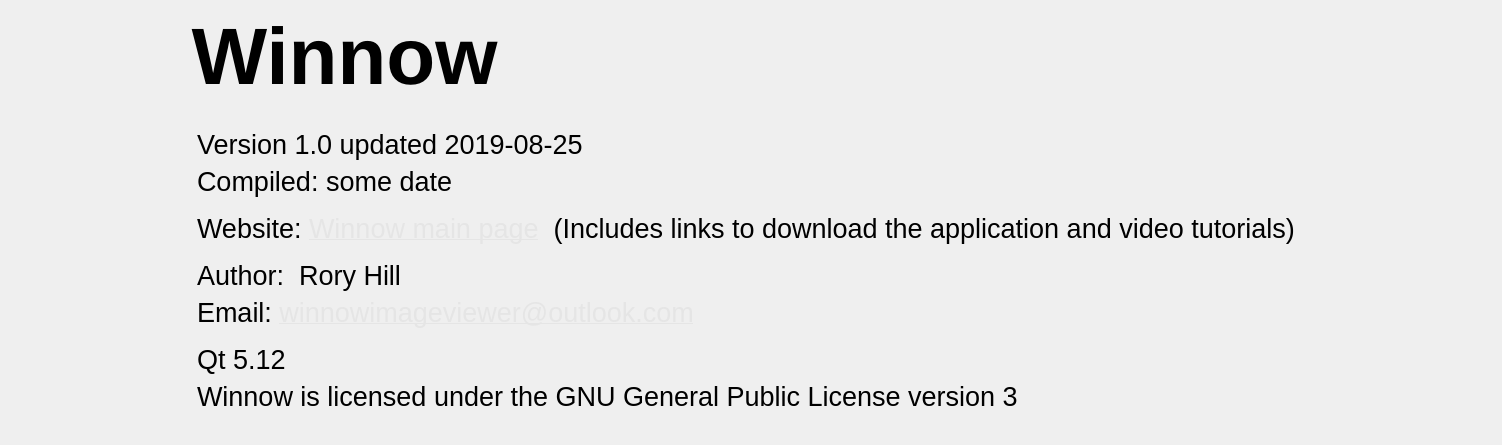
<?xml version="1.0" encoding="UTF-8"?>
<ui version="4.0">
 <class>About</class>
 <widget class="QDialog" name="About">
  <property name="geometry">
   <rect>
    <x>0</x>
    <y>0</y>
    <width>1502</width>
    <height>445</height>
   </rect>
  </property>
  <property name="sizePolicy">
   <sizepolicy hsizetype="Expanding" vsizetype="Maximum">
    <horstretch>0</horstretch>
    <verstretch>0</verstretch>
   </sizepolicy>
  </property>
  <property name="font">
   <font>
    <pointsize>20</pointsize>
   </font>
  </property>
  <property name="windowTitle">
   <string>About</string>
  </property>
  <layout class="QVBoxLayout" name="verticalLayout">
   <item>
    <layout class="QHBoxLayout" name="horizontalLayout_3">
     <property name="bottomMargin">
      <number>20</number>
     </property>
     <item>
      <spacer name="horizontalSpacer">
       <property name="orientation">
        <enum>Qt::Horizontal</enum>
       </property>
       <property name="sizeType">
        <enum>QSizePolicy::Fixed</enum>
       </property>
       <property name="sizeHint" stdset="0">
        <size>
         <width>180</width>
         <height>20</height>
        </size>
       </property>
      </spacer>
     </item>
     <item alignment="Qt::AlignHCenter|Qt::AlignVCenter">
      <widget class="QLabel" name="title">
       <property name="sizePolicy">
        <sizepolicy hsizetype="Maximum" vsizetype="Maximum">
         <horstretch>0</horstretch>
         <verstretch>0</verstretch>
        </sizepolicy>
       </property>
       <property name="maximumSize">
        <size>
         <width>16777215</width>
         <height>16777215</height>
        </size>
       </property>
       <property name="font">
        <font>
         <pointsize>30</pointsize>
         <italic>false</italic>
         <bold>false</bold>
        </font>
       </property>
       <property name="text">
        <string>&lt;h1&gt;Winnow&lt;/h1&gt;</string>
       </property>
       <property name="alignment">
        <set>Qt::AlignCenter</set>
       </property>
      </widget>
     </item>
     <item>
      <spacer name="horizontalSpacer_7">
       <property name="orientation">
        <enum>Qt::Horizontal</enum>
       </property>
       <property name="sizeHint" stdset="0">
        <size>
         <width>20</width>
         <height>20</height>
        </size>
       </property>
      </spacer>
     </item>
    </layout>
   </item>
   <item>
    <layout class="QHBoxLayout" name="horizontalLayout_4">
     <property name="bottomMargin">
      <number>10</number>
     </property>
     <item>
      <spacer name="horizontalSpacer_5">
       <property name="orientation">
        <enum>Qt::Horizontal</enum>
       </property>
       <property name="sizeType">
        <enum>QSizePolicy::Maximum</enum>
       </property>
       <property name="sizeHint" stdset="0">
        <size>
         <width>40</width>
         <height>20</height>
        </size>
       </property>
      </spacer>
     </item>
     <item>
      <layout class="QVBoxLayout" name="verticalLayout_3">
       <item>
        <spacer name="verticalSpacer_3">
         <property name="orientation">
          <enum>Qt::Vertical</enum>
         </property>
         <property name="sizeType">
          <enum>QSizePolicy::Maximum</enum>
         </property>
         <property name="sizeHint" stdset="0">
          <size>
           <width>20</width>
           <height>20</height>
          </size>
         </property>
        </spacer>
       </item>
       <item>
        <widget class="QLabel" name="label">
         <property name="sizePolicy">
          <sizepolicy hsizetype="Maximum" vsizetype="Preferred">
           <horstretch>0</horstretch>
           <verstretch>0</verstretch>
          </sizepolicy>
         </property>
         <property name="minimumSize">
          <size>
           <width>100</width>
           <height>100</height>
          </size>
         </property>
         <property name="maximumSize">
          <size>
           <width>100</width>
           <height>100</height>
          </size>
         </property>
         <property name="text">
          <string/>
         </property>
         <property name="pixmap">
          <pixmap resource="../winnow.qrc">:/images/winnow.png</pixmap>
         </property>
         <property name="scaledContents">
          <bool>true</bool>
         </property>
        </widget>
       </item>
       <item>
        <spacer name="verticalSpacer_5">
         <property name="orientation">
          <enum>Qt::Vertical</enum>
         </property>
         <property name="sizeType">
          <enum>QSizePolicy::Maximum</enum>
         </property>
         <property name="sizeHint" stdset="0">
          <size>
           <width>10</width>
           <height>68</height>
          </size>
         </property>
        </spacer>
       </item>
      </layout>
     </item>
     <item>
      <spacer name="horizontalSpacer_6">
       <property name="orientation">
        <enum>Qt::Horizontal</enum>
       </property>
       <property name="sizeType">
        <enum>QSizePolicy::Maximum</enum>
       </property>
       <property name="sizeHint" stdset="0">
        <size>
         <width>40</width>
         <height>20</height>
        </size>
       </property>
      </spacer>
     </item>
     <item>
      <layout class="QVBoxLayout" name="verticalLayout_2">
       <item>
        <widget class="QLabel" name="version">
         <property name="sizePolicy">
          <sizepolicy hsizetype="Expanding" vsizetype="Maximum">
           <horstretch>10</horstretch>
           <verstretch>0</verstretch>
          </sizepolicy>
         </property>
         <property name="font">
          <font>
           <pointsize>20</pointsize>
          </font>
         </property>
         <property name="text">
          <string>&lt;html&gt;&lt;head/&gt;&lt;body&gt;&lt;p&gt;Version 1.0 updated 2019-08-25&lt;/p&gt;&lt;/body&gt;&lt;/html&gt;</string>
         </property>
        </widget>
       </item>
       <item>
        <widget class="QLabel" name="compileDate">
         <property name="text">
          <string>Compiled: some date</string>
         </property>
        </widget>
       </item>
       <item>
        <spacer name="verticalSpacer_2">
         <property name="orientation">
          <enum>Qt::Vertical</enum>
         </property>
         <property name="sizeType">
          <enum>QSizePolicy::Fixed</enum>
         </property>
         <property name="sizeHint" stdset="0">
          <size>
           <width>20</width>
           <height>10</height>
          </size>
         </property>
        </spacer>
       </item>
       <item>
        <widget class="QLabel" name="webSite">
         <property name="sizePolicy">
          <sizepolicy hsizetype="Expanding" vsizetype="Preferred">
           <horstretch>0</horstretch>
           <verstretch>0</verstretch>
          </sizepolicy>
         </property>
         <property name="font">
          <font>
           <pointsize>20</pointsize>
          </font>
         </property>
         <property name="styleSheet">
          <string notr="true"/>
         </property>
         <property name="text">
          <string>&lt;html&gt;&lt;head/&gt;&lt;body&gt;&lt;p&gt;Website: &lt;a href=&quot;http://165.227.46.158/winnow/winnow.html&quot;&gt;&lt;span style=&quot; text-decoration: underline; color:#e5e5e5;&quot;&gt;Winnow main page&lt;/span&gt;&lt;/a&gt;&amp;nbsp;&amp;nbsp;(Includes links to download the application and video tutorials)&lt;/p&gt;&lt;/body&gt;&lt;/html&gt;</string>
         </property>
         <property name="wordWrap">
          <bool>true</bool>
         </property>
        </widget>
       </item>
       <item>
        <spacer name="verticalSpacer_4">
         <property name="orientation">
          <enum>Qt::Vertical</enum>
         </property>
         <property name="sizeType">
          <enum>QSizePolicy::Fixed</enum>
         </property>
         <property name="sizeHint" stdset="0">
          <size>
           <width>10</width>
           <height>10</height>
          </size>
         </property>
        </spacer>
       </item>
       <item>
        <widget class="QLabel" name="Author">
         <property name="sizePolicy">
          <sizepolicy hsizetype="Expanding" vsizetype="Maximum">
           <horstretch>0</horstretch>
           <verstretch>0</verstretch>
          </sizepolicy>
         </property>
         <property name="font">
          <font>
           <pointsize>20</pointsize>
          </font>
         </property>
         <property name="text">
          <string>Author:  Rory Hill</string>
         </property>
        </widget>
       </item>
       <item>
        <widget class="QLabel" name="email">
         <property name="sizePolicy">
          <sizepolicy hsizetype="Expanding" vsizetype="Maximum">
           <horstretch>0</horstretch>
           <verstretch>0</verstretch>
          </sizepolicy>
         </property>
         <property name="font">
          <font>
           <pointsize>20</pointsize>
          </font>
         </property>
         <property name="text">
          <string>&lt;html&gt;&lt;head/&gt;&lt;body&gt;&lt;p&gt;Email:  &lt;a href=&quot;http://165.227.46.158/winnow/winnow.html&quot;&gt;&lt;span style=&quot; text-decoration: underline; color:#e5e5e5;&quot;&gt;winnowimageviewer@outlook.com&lt;/span&gt;&lt;/a&gt;</string>
         </property>
        </widget>
       </item>
       <item>
        <spacer name="verticalSpacer_7">
         <property name="orientation">
          <enum>Qt::Vertical</enum>
         </property>
         <property name="sizeType">
          <enum>QSizePolicy::Fixed</enum>
         </property>
         <property name="sizeHint" stdset="0">
          <size>
           <width>20</width>
           <height>10</height>
          </size>
         </property>
        </spacer>
       </item>
       <item>
        <widget class="QLabel" name="qtVersion">
         <property name="sizePolicy">
          <sizepolicy hsizetype="Expanding" vsizetype="Maximum">
           <horstretch>0</horstretch>
           <verstretch>0</verstretch>
          </sizepolicy>
         </property>
         <property name="font">
          <font>
           <pointsize>20</pointsize>
          </font>
         </property>
         <property name="text">
          <string>Qt 5.12</string>
         </property>
         <property name="alignment">
          <set>Qt::AlignLeading|Qt::AlignLeft|Qt::AlignTop</set>
         </property>
         <property name="wordWrap">
          <bool>true</bool>
         </property>
        </widget>
       </item>
       <item>
        <widget class="QLabel" name="license">
         <property name="sizePolicy">
          <sizepolicy hsizetype="Expanding" vsizetype="Maximum">
           <horstretch>0</horstretch>
           <verstretch>0</verstretch>
          </sizepolicy>
         </property>
         <property name="font">
          <font>
           <pointsize>20</pointsize>
          </font>
         </property>
         <property name="text">
          <string>Winnow is licensed under the GNU General Public License version 3</string>
         </property>
         <property name="alignment">
          <set>Qt::AlignLeading|Qt::AlignLeft|Qt::AlignTop</set>
         </property>
         <property name="wordWrap">
          <bool>true</bool>
         </property>
        </widget>
       </item>
      </layout>
     </item>
     <item>
      <spacer name="horizontalSpacer_4">
       <property name="orientation">
        <enum>Qt::Horizontal</enum>
       </property>
       <property name="sizeType">
        <enum>QSizePolicy::Maximum</enum>
       </property>
       <property name="sizeHint" stdset="0">
        <size>
         <width>40</width>
         <height>20</height>
        </size>
       </property>
      </spacer>
     </item>
    </layout>
   </item>
   <item>
    <widget class="QFrame" name="frame">
     <property name="sizePolicy">
      <sizepolicy hsizetype="Maximum" vsizetype="Minimum">
       <horstretch>0</horstretch>
       <verstretch>0</verstretch>
      </sizepolicy>
     </property>
     <property name="frameShape">
      <enum>QFrame::StyledPanel</enum>
     </property>
     <property name="frameShadow">
      <enum>QFrame::Raised</enum>
     </property>
    </widget>
   </item>
  </layout>
 </widget>
 <resources>
  <include location="../winnow.qrc"/>
 </resources>
 <connections/>
</ui>
